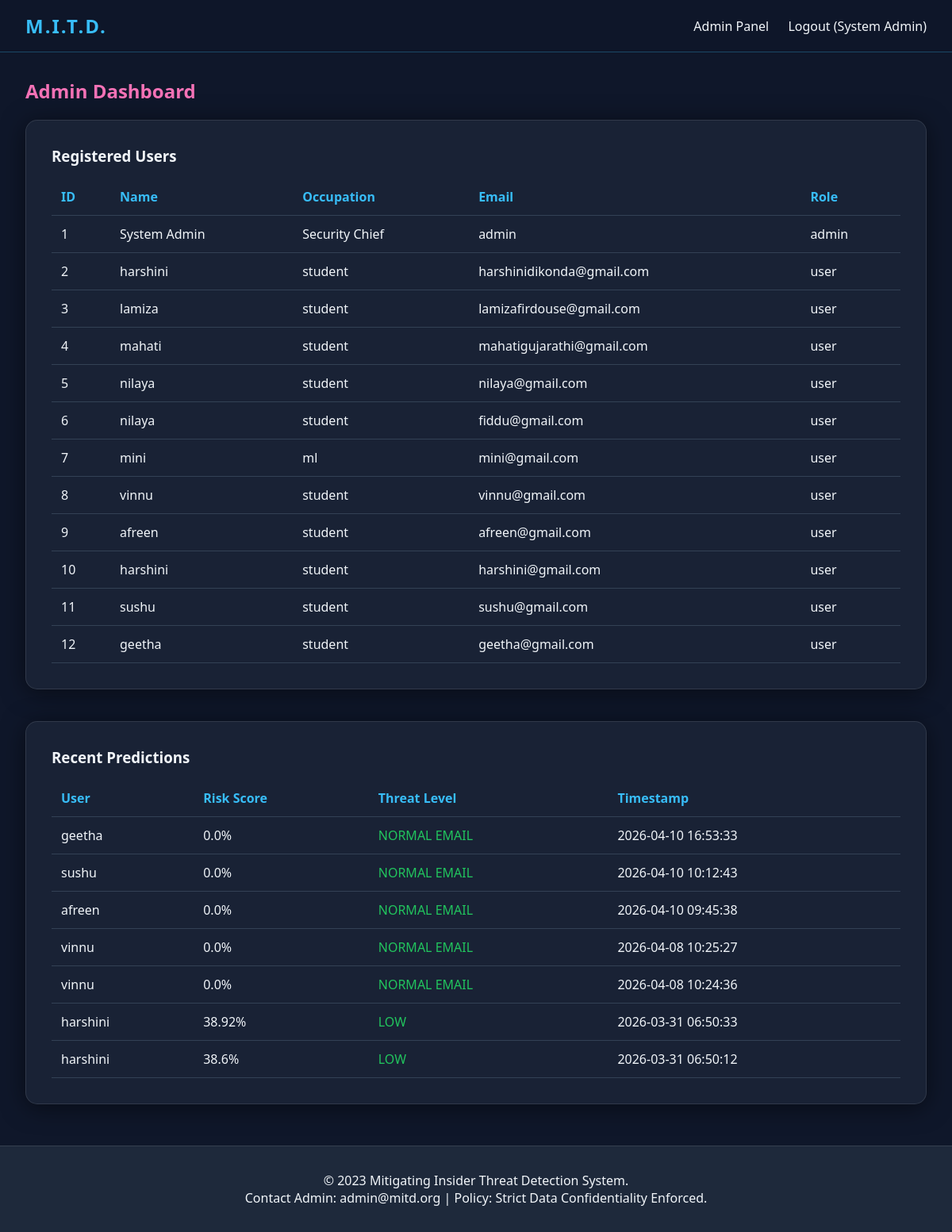
The page /admin (signed in) on the database its author committed.
### tables this page shows
CREATE TABLE users (
                id INTEGER PRIMARY KEY AUTOINCREMENT,
                name TEXT NOT NULL,
                age INTEGER NOT NULL,
                occupation TEXT NOT NULL,
                email TEXT UNIQUE NOT NULL,
                password TEXT NOT NULL,
                role TEXT DEFAULT 'user'
            );

CREATE TABLE predictions (
                id INTEGER PRIMARY KEY AUTOINCREMENT,
                user_id INTEGER,
                risk_score REAL,
                threat_level TEXT,
                timestamp DATETIME DEFAULT CURRENT_TIMESTAMP,
                FOREIGN KEY(user_id) REFERENCES users(id)
            );

### app.py (the view)
@app.route('/admin')
def admin_dashboard():
    if 'user_id' not in session or session.get('role') != 'admin':
        flash("Access Denied", "error")
        return redirect(url_for('login'))
    conn = get_db_connection()
    users = conn.execute("SELECT * FROM users").fetchall()
    predictions = conn.execute("SELECT p.*, u.name as user_name FROM predictions p JOIN users u ON p.user_id = u.id ORDER BY p.timestamp DESC").fetchall()
    conn.close()
    return render_template('admin.html', users=users, predictions=predictions)

### app.py (called while the page is built)
def get_db_connection():
    conn = sqlite3.connect(DB_NAME)
    conn.row_factory = sqlite3.Row
    return conn

### templates/admin.html
{% extends "base.html" %}
{% block content %}
<div class="container" style="align-items: flex-start;">
    <h2 style="color: var(--accent); margin-bottom: 20px;">Admin Dashboard</h2>
    <div class="card" style="max-width: 100%;">
        <h3>Registered Users</h3>
        <table>
            <thead>
                <tr>
                    <th>ID</th>
                    <th>Name</th>
                    <th>Occupation</th>
                    <th>Email</th>
                    <th>Role</th>
                </tr>
            </thead>
            <tbody>
                {% for user in users %}
                <tr>
                    <td>{{ user.id }}</td>
                    <td>{{ user.name }}</td>
                    <td>{{ user.occupation }}</td>
                    <td>{{ user.email }}</td>
                    <td>{{ user.role }}</td>
                </tr>
                {% endfor %}
            </tbody>
        </table>
    </div>
    <div class="card" style="max-width: 100%; margin-top: 20px;">
        <h3>Recent Predictions</h3>
        <table>
            <thead>
                <tr>
                    <th>User</th>
                    <th>Risk Score</th>
                    <th>Threat Level</th>
                    <th>Timestamp</th>
                </tr>
            </thead>
            <tbody>
                {% for pred in predictions %}
                <tr>
                    <td>{{ pred.user_name }}</td>
                    <td>{{ pred.risk_score|round(2) }}%</td>
                    <td style="color: {% if pred.threat_level == 'CRITICAL' %}var(--danger){% elif pred.threat_level == 'MEDIUM' %}orange{% else %}var(--success){% endif %}">
                        {{ pred.threat_level }}
                    </td>
                    <td>{{ pred.timestamp }}</td>
                </tr>
                {% endfor %}
            </tbody>
        </table>
    </div>
</div>
{% endblock %}

### templates/base.html (shortened to what this page needs)
<!DOCTYPE html>
<html lang="en">
<head>
    <link rel="stylesheet" href="{{ url_for('static', filename='style.css') }}">
</head>
<body>
    <header>
        <div class="logo">M.I.T.D.</div>
        <nav>
            {% if session.get('user_id') %}
                {% if session.get('role') == 'admin' %}
                    <a href="{{ url_for('admin_dashboard') }}">Admin Panel</a>
                {% else %}
                    <a href="{{ url_for('home') }}">Home</a>
                    <a href="{{ url_for('predict') }}">Run Prediction</a>
                {% endif %}
                <a href="{{ url_for('logout') }}">Logout ({{ session.name }})</a>
            {% else %}
                <a href="{{ url_for('index') }}">Home</a>
                <a href="{{ url_for('login') }}">User Login</a>
                <a href="{{ url_for('register') }}">Register</a>
                <a href="{{ url_for('login') }}">Admin Login</a>
            {% endif %}
        </nav>
    </header>
    <main>
        {% block content %}{% endblock %}
    </main>
    <footer>
        <p>&copy; 2023 Mitigating Insider Threat Detection System.</p>
        <p>Contact Admin: admin@mitd.org | Policy: Strict Data Confidentiality Enforced.</p>
    </footer>
</body>
</html>

### static/style.css (style rules this page uses)
:root { --bg-dark: #0f172a; --bg-card: #1e293b; --primary: #38bdf8; --accent: #f472b6; --text-main: #f1f5f9; --text-muted: #94a3b8; --danger: #ef4444; --success: #22c55e; }
* { margin: 0; padding: 0; box-sizing: border-box; font-family: 'Segoe UI', sans-serif; }
body { background-color: var(--bg-dark); color: var(--text-main); min-height: 100vh; display: flex; flex-direction: column; overflow-x: hidden; }
header { background: rgba(15, 23, 42, 0.9); backdrop-filter: blur(10px); padding: 1rem 2rem; display: flex; justify-content: space-between; align-items: center; border-bottom: 1px solid rgba(56, 189, 248, 0.3); position: sticky; top: 0; z-index: 100; animation: slideIn 0.5s ease-out; }
.logo { font-size: 1.5rem; font-weight: bold; color: var(--primary); text-transform: uppercase; letter-spacing: 2px; }
nav a { color: var(--text-main); text-decoration: none; margin-left: 20px; font-weight: 500; transition: color 0.3s; position: relative; }
nav a::after { content: ''; position: absolute; width: 0; height: 2px; bottom: -5px; left: 0; background-color: var(--accent); transition: width 0.3s; }
main { flex: 1; padding: 2rem; max-width: 1200px; margin: 0 auto; width: 100%; }
footer { background: var(--bg-card); padding: 2rem; text-align: center; border-top: 1px solid rgba(255,255,255,0.1); margin-top: auto; }
.container { display: flex; flex-direction: column; align-items: center; justify-content: center; animation: fadeIn 0.8s ease-out; }
.card { background: rgba(30, 41, 59, 0.7); backdrop-filter: blur(12px); padding: 2rem; border-radius: 15px; border: 1px solid rgba(255, 255, 255, 0.1); width: 100%; max-width: 500px; box-shadow: 0 4px 30px rgba(0, 0, 0, 0.5); margin-bottom: 20px; }
table { width: 100%; border-collapse: collapse; margin-top: 1rem; }
th, td { padding: 12px; text-align: left; border-bottom: 1px solid #334155; }
th { color: var(--primary); }

### rows shown on the page
users: name "System Admin", id "1", occupation "Security Chief", email "admin", role "admin"
users: id "2", name "harshini", occupation "student", email "harshinidikonda@gmail.com", role "user"
users: id "3", name "lamiza", occupation "student", email "lamizafirdouse@gmail.com", role "user"
users: id "4", name "mahati", occupation "student", email "mahatigujarathi@gmail.com", role "user"
users: id "5", name "nilaya", occupation "student", email "nilaya@gmail.com", role "user"
users: id "6", name "nilaya", occupation "student", email "fiddu@gmail.com", role "user"
users: id "7", name "mini", occupation "ml", email "mini@gmail.com", role "user"
users: id "8", name "vinnu", occupation "student", email "vinnu@gmail.com", role "user"
users: id "9", name "afreen", occupation "student", email "afreen@gmail.com", role "user"
users: id "10", name "harshini", occupation "student", email "harshini@gmail.com", role "user"
users: id "11", name "sushu", occupation "student", email "sushu@gmail.com", role "user"
users: id "12", name "geetha", occupation "student", email "geetha@gmail.com", role "user"
predictions: user_name "geetha", risk_score "0.0", threat_level "NORMAL EMAIL", timestamp "2026-04-10 16:53:33"
predictions: user_name "sushu", risk_score "0.0", threat_level "NORMAL EMAIL", timestamp "2026-04-10 10:12:43"
predictions: user_name "afreen", risk_score "0.0", threat_level "NORMAL EMAIL", timestamp "2026-04-10 09:45:38"
predictions: user_name "vinnu", risk_score "0.0", threat_level "NORMAL EMAIL", timestamp "2026-04-08 10:25:27"
predictions: user_name "vinnu", risk_score "0.0", threat_level "NORMAL EMAIL", timestamp "2026-04-08 10:24:36"
predictions: user_name "harshini", risk_score "38.92", threat_level "LOW", timestamp "2026-03-31 06:50:33"
predictions: user_name "harshini", risk_score "38.6", threat_level "LOW", timestamp "2026-03-31 06:50:12"
